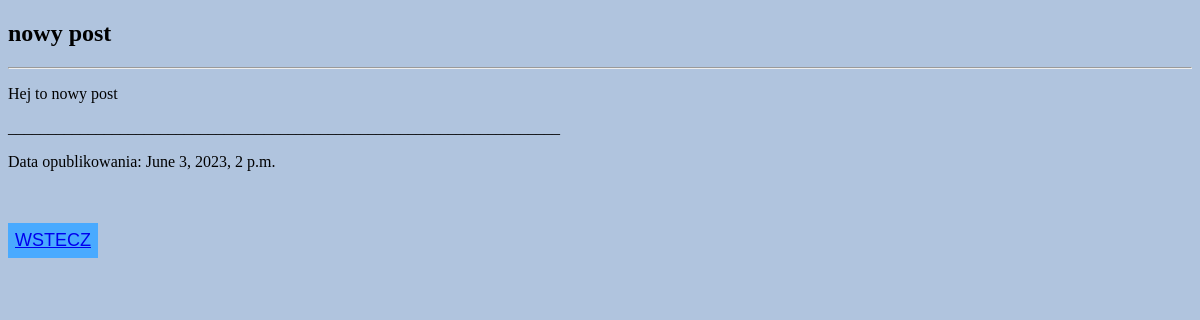
Screenshot of /posty/xxxx with the database file from the repository.
### posty/models.py (models this page shows, shortened)
class Post(models.Model):
    objects = None
    STATUS_CHOICES = (
        ('draft', 'Draft'),
        ('published', 'Published')
    )
    title = models.CharField(max_length=250)
    slug = models.SlugField(max_length=250)
    content = models.TextField()
    published = models.DateTimeField(default=timezone.now())
    created = models.DateTimeField(auto_now_add=True)
    updated = models.DateTimeField(auto_now=True)

### posty/views.py (the view)
# urls.py: path('posty/<slug:slug>', views.post_detail, name='post_detail'),
def post_detail(request, slug):
    post = get_object_or_404(Post, slug=slug)
    template = 'posty/posty_szczegoly.html'
    context = {'post': post}
    return render(request, template, context)

### posty/templates/posty/posty_szczegoly.html (shortened to what this page needs)
<!DOCTYPE html>
<html lang="en">
<head>
    {% load static %}
    <link href="{% static 'css/button.css' %}" rel="stylesheet" />
    <link href="{% static 'css/tlo.css' %}" rel="stylesheet" />
</head>
<body>
<h2><a>{{ post.title }}</a></h2>
<hr> {{post.content|truncatewords:40|linebreaks}}
<p>_____________________________________________________________________</p>
<p>Data opublikowania: {{ post.published }}</p>
<br>
<br>
<button type="submit" class="btn"><a href="/posty">Wstecz</a></button>
</body>
</html>

### static/css/button.css (style rules this page uses)
.btn { background-color: #49aaff; color: aliceblue; font-size: 18px; padding: 6px; text-decoration: none; transition-duration: 0.4s; border: 1px solid #49aaff; text-transform: uppercase; }

### static/css/tlo.css (style rules this page uses)
body { background-color: lightsteelblue; }

### rows the page displays
Post: title "nowy post", content "Hej to nowy post", published "June 3, 2023, 2 p.m."
